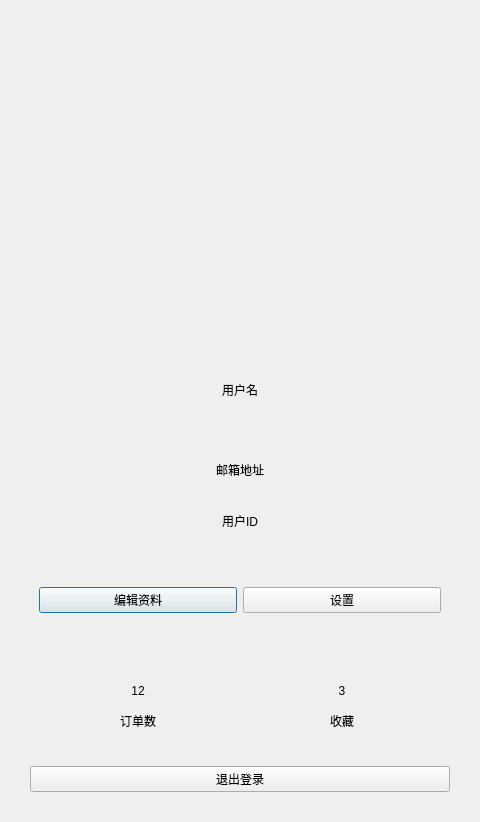
<?xml version="1.0" encoding="UTF-8"?>
<ui version="4.0">
 <class>HomeDialog</class>
 <widget class="QDialog" name="HomeDialog">
  <property name="geometry">
   <rect>
    <x>0</x>
    <y>0</y>
    <width>480</width>
    <height>822</height>
   </rect>
  </property>
  <property name="minimumSize">
   <size>
    <width>480</width>
    <height>680</height>
   </size>
  </property>
  <property name="windowTitle">
   <string>个人中心</string>
  </property>
  <layout class="QVBoxLayout" name="verticalLayout">
   <property name="spacing">
    <number>0</number>
   </property>
   <property name="leftMargin">
    <number>0</number>
   </property>
   <property name="topMargin">
    <number>0</number>
   </property>
   <property name="rightMargin">
    <number>0</number>
   </property>
   <property name="bottomMargin">
    <number>0</number>
   </property>
   <item>
    <widget class="QWidget" name="topBar" native="true">
     <property name="minimumSize">
      <size>
       <width>0</width>
       <height>80</height>
      </size>
     </property>
     <property name="maximumSize">
      <size>
       <width>16777215</width>
       <height>120</height>
      </size>
     </property>
    </widget>
   </item>
   <item>
    <widget class="QWidget" name="contentWidget" native="true">
     <layout class="QVBoxLayout" name="verticalLayout_2">
      <property name="spacing">
       <number>15</number>
      </property>
      <property name="leftMargin">
       <number>30</number>
      </property>
      <property name="topMargin">
       <number>9</number>
      </property>
      <property name="rightMargin">
       <number>30</number>
      </property>
      <property name="bottomMargin">
       <number>30</number>
      </property>
      <item alignment="Qt::AlignHCenter">
       <widget class="QLabel" name="avatarLabel">
        <property name="minimumSize">
         <size>
          <width>200</width>
          <height>200</height>
         </size>
        </property>
        <property name="maximumSize">
         <size>
          <width>200</width>
          <height>200</height>
         </size>
        </property>
        <property name="text">
         <string/>
        </property>
       </widget>
      </item>
      <item alignment="Qt::AlignHCenter">
       <widget class="QLabel" name="usernameLabel">
        <property name="text">
         <string>用户名</string>
        </property>
       </widget>
      </item>
      <item>
       <widget class="QWidget" name="infoWidget" native="true">
        <layout class="QVBoxLayout" name="verticalLayout_3">
         <property name="spacing">
          <number>12</number>
         </property>
         <property name="leftMargin">
          <number>0</number>
         </property>
         <property name="topMargin">
          <number>0</number>
         </property>
         <property name="rightMargin">
          <number>0</number>
         </property>
         <property name="bottomMargin">
          <number>0</number>
         </property>
         <item>
          <widget class="QLabel" name="emailLabel">
           <property name="text">
            <string>邮箱地址</string>
           </property>
           <property name="alignment">
            <set>Qt::AlignCenter</set>
           </property>
          </widget>
         </item>
         <item>
          <widget class="QLabel" name="uidLabel">
           <property name="text">
            <string>用户ID</string>
           </property>
           <property name="alignment">
            <set>Qt::AlignCenter</set>
           </property>
          </widget>
         </item>
        </layout>
       </widget>
      </item>
      <item>
       <widget class="QWidget" name="actionWidget" native="true">
        <layout class="QHBoxLayout" name="horizontalLayout">
         <item>
          <widget class="QPushButton" name="editProfileBtn">
           <property name="text">
            <string>编辑资料</string>
           </property>
          </widget>
         </item>
         <item>
          <widget class="QPushButton" name="settingsBtn">
           <property name="text">
            <string>设置</string>
           </property>
          </widget>
         </item>
        </layout>
       </widget>
      </item>
      <item>
       <widget class="QWidget" name="statsWidget" native="true">
        <layout class="QHBoxLayout" name="horizontalLayout_2">
         <item>
          <widget class="QWidget" name="orderStats" native="true">
           <layout class="QVBoxLayout" name="verticalLayout_4">
            <item>
             <widget class="QLabel" name="orderCountLabel">
              <property name="text">
               <string>12</string>
              </property>
              <property name="alignment">
               <set>Qt::AlignCenter</set>
              </property>
             </widget>
            </item>
            <item>
             <widget class="QLabel" name="orderTextLabel">
              <property name="text">
               <string>订单数</string>
              </property>
              <property name="alignment">
               <set>Qt::AlignCenter</set>
              </property>
             </widget>
            </item>
           </layout>
          </widget>
         </item>
         <item>
          <widget class="QWidget" name="favoriteStats" native="true">
           <layout class="QVBoxLayout" name="verticalLayout_5">
            <item>
             <widget class="QLabel" name="favoriteCountLabel">
              <property name="text">
               <string>3</string>
              </property>
              <property name="alignment">
               <set>Qt::AlignCenter</set>
              </property>
             </widget>
            </item>
            <item>
             <widget class="QLabel" name="favoriteTextLabel">
              <property name="text">
               <string>收藏</string>
              </property>
              <property name="alignment">
               <set>Qt::AlignCenter</set>
              </property>
             </widget>
            </item>
           </layout>
          </widget>
         </item>
        </layout>
       </widget>
      </item>
      <item>
       <widget class="QPushButton" name="logoutBtn">
        <property name="text">
         <string>退出登录</string>
        </property>
       </widget>
      </item>
     </layout>
    </widget>
   </item>
  </layout>
 </widget>
 <resources/>
 <connections/>
</ui>
